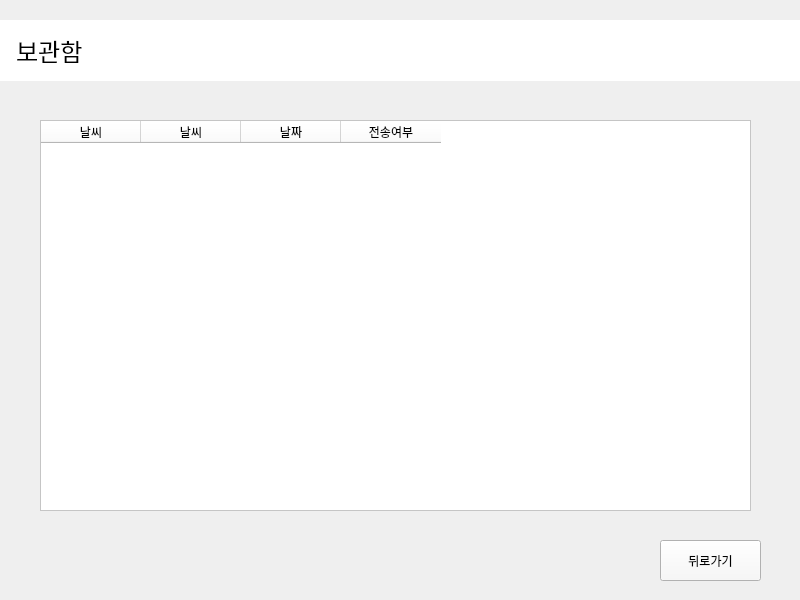
<?xml version="1.0" encoding="UTF-8"?>
<ui version="4.0">
 <class>Form</class>
 <widget class="QWidget" name="Form">
  <property name="geometry">
   <rect>
    <x>0</x>
    <y>0</y>
    <width>800</width>
    <height>600</height>
   </rect>
  </property>
  <property name="windowTitle">
   <string>Form</string>
  </property>
  <property name="styleSheet">
   <string notr="true">font: 75 12pt &quot;S-Core Dream&quot;;</string>
  </property>
  <widget class="QLabel" name="label">
   <property name="geometry">
    <rect>
     <x>0</x>
     <y>20</y>
     <width>801</width>
     <height>61</height>
    </rect>
   </property>
   <property name="font">
    <font>
     <family>S-Core Dream</family>
     <pointsize>18</pointsize>
     <weight>50</weight>
     <italic>false</italic>
     <bold>false</bold>
    </font>
   </property>
   <property name="styleSheet">
    <string notr="true">background-color: white;
font:18pt;</string>
   </property>
   <property name="text">
    <string>   보관함</string>
   </property>
  </widget>
  <widget class="QPushButton" name="write_back">
   <property name="geometry">
    <rect>
     <x>660</x>
     <y>540</y>
     <width>101</width>
     <height>41</height>
    </rect>
   </property>
   <property name="styleSheet">
    <string notr="true">background-color:rgb(248, 248, 248);
color:black;
font: 13pt &quot;S-Core Dream&quot;;</string>
   </property>
   <property name="text">
    <string>뒤로가기</string>
   </property>
  </widget>
  <widget class="QTableWidget" name="tableWidget">
   <property name="geometry">
    <rect>
     <x>40</x>
     <y>120</y>
     <width>711</width>
     <height>391</height>
    </rect>
   </property>
   <property name="styleSheet">
    <string notr="true">background-color:white;</string>
   </property>
   <column>
    <property name="text">
     <string>날씨</string>
    </property>
   </column>
   <column>
    <property name="text">
     <string>날씨</string>
    </property>
   </column>
   <column>
    <property name="text">
     <string>날짜</string>
    </property>
   </column>
   <column>
    <property name="text">
     <string>전송여부</string>
    </property>
   </column>
  </widget>
 </widget>
 <resources/>
 <connections/>
</ui>
